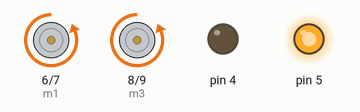
Bench run of a sketch on a simulated Arduino Uno, built with avr-gcc and run on an emulated ATmega328P. Parts: motor-driver pin pairs drawn as motors (green arrow = first pin HIGH = forward, orange = second pin HIGH = backward, longer = more drive), output pins drawn as LEDs (lit = HIGH).

Above: at 0.1 s.
At 1.1 s:
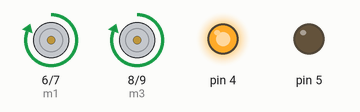
At 2.1 s:
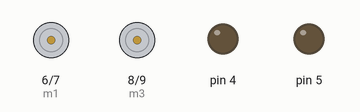
Timing chart, 0 to 3.6 s (numbered marks = the images above):
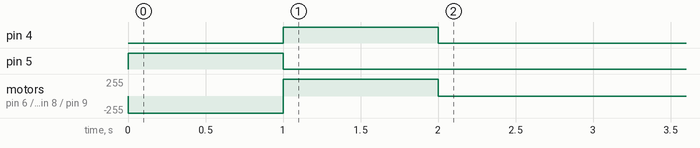

The sketch:

Carrom_Bot.ino
```cpp
#define m1 6
#define m2 7
#define m3 8
#define m4 9
void setup() {
  // put your setup code here, to run once:
Serial.begin(9600);
pinMode (m1, OUTPUT);
pinMode (m2, OUTPUT);
pinMode (m3, OUTPUT);
pinMode (m4, OUTPUT);
pinMode (5, OUTPUT);
pinMode (4, OUTPUT);
}
void forward() {
digitalWrite (4, LOW);
digitalWrite (m1, LOW);
digitalWrite (m2, HIGH);
digitalWrite (m3, LOW);
digitalWrite (m4, HIGH);
digitalWrite (5, HIGH);
}
void backward(){
digitalWrite (5, LOW);
digitalWrite (m1, HIGH);
digitalWrite (m2, LOW);
digitalWrite (m3, HIGH);
digitalWrite (m4, LOW);
digitalWrite (4, HIGH);
}
void still(){
digitalWrite (m1, LOW);
digitalWrite (m2, LOW);
digitalWrite (m3, LOW);
digitalWrite (m4, LOW);
digitalWrite (5, LOW);
digitalWrite (4, LOW);
}

void loop() {
  forward();
  delay(1000);
  backward();
  delay(1000);
  still();
  delay(100000000);
}
```

Measured:
- by itself, pin 4: LOW → HIGH at 1.0 s, → LOW 1.0 s later
- by itself, pin 5: LOW → HIGH at 0.00 s, → LOW 1.0 s later
- by itself, motor on pin 6 (m1) / pin 7 (m2), motor on pin 8 (m3) / pin 9 (m4): stopped → backward 255/255 at 0.00 s, → forward 255/255 1.0 s later, → stopped 1.0 s later
